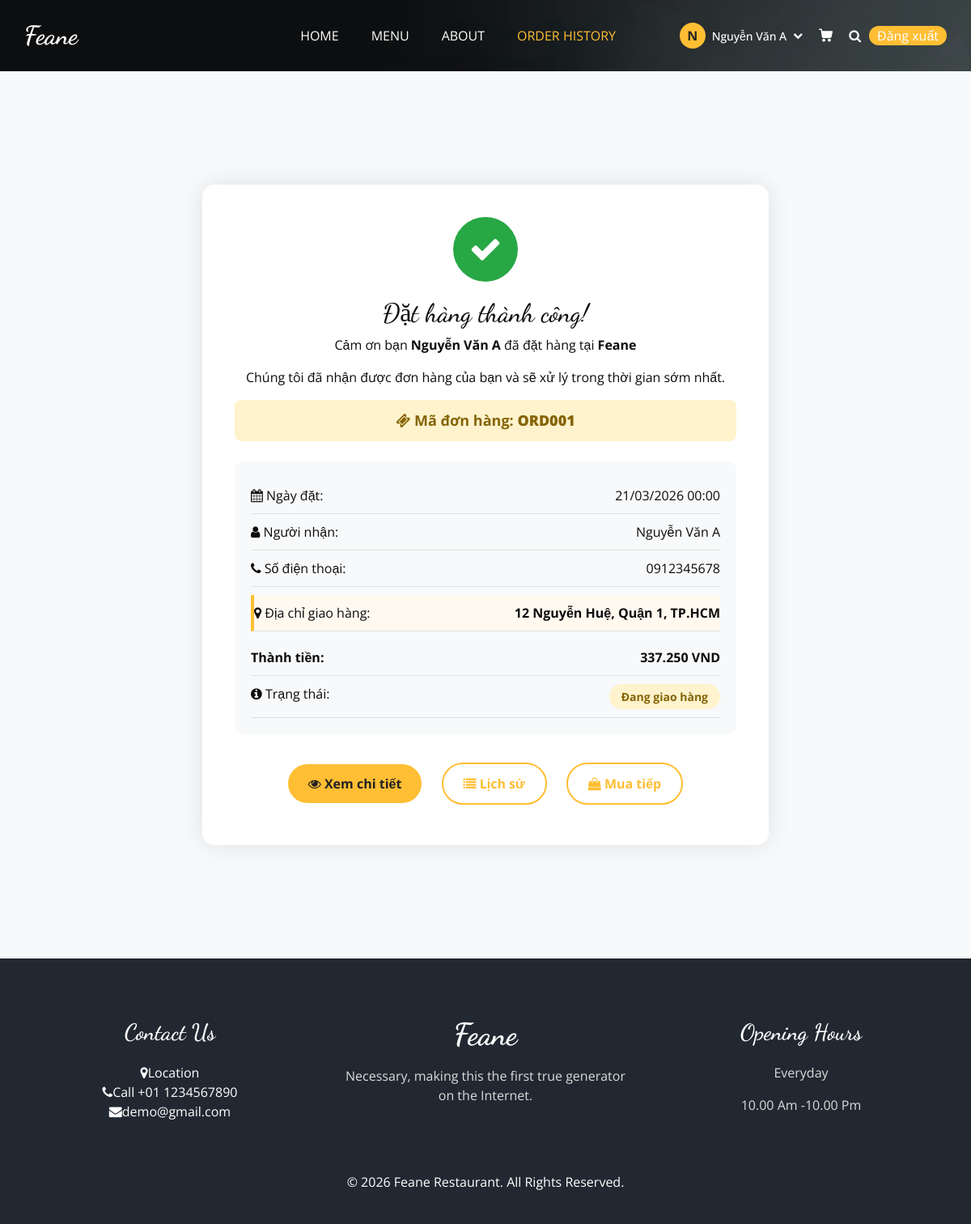
Page /order_success.php?code=ORD001 (signed in) on the committed database.
### tables this page shows
CREATE TABLE `users` (
  `id` int(11) NOT NULL,
  `full_name` varchar(100) NOT NULL,
  `username` varchar(50) NOT NULL,
  `email` varchar(100) NOT NULL,
  `phone` varchar(20) DEFAULT NULL,
  `password` varchar(255) NOT NULL,
  `address` varchar(255) DEFAULT NULL,
  `birthday` date DEFAULT NULL,
  `register_date` date NOT NULL,
  `role` enum('admin','user') DEFAULT 'user',
  `status` enum('active','locked','inactive') DEFAULT 'active',
  `notes` text DEFAULT NULL,
  `avatar` varchar(255) DEFAULT NULL,
  `last_login` datetime DEFAULT NULL,
  `created_at` timestamp NOT NULL DEFAULT current_timestamp(),
  `updated_at` timestamp NOT NULL DEFAULT current_timestamp() ON UPDATE current_timestamp()
);

CREATE TABLE `orders` (
  `id` int(11) NOT NULL,
  `order_code` varchar(20) NOT NULL,
  `user_id` int(11) DEFAULT NULL,
  `customer_name` varchar(100) NOT NULL,
  `customer_phone` varchar(20) DEFAULT NULL,
  `customer_email` varchar(100) DEFAULT NULL,
  `customer_address` varchar(255) DEFAULT NULL,
  `order_date` date NOT NULL,
  `total_amount` decimal(10,2) NOT NULL,
  `shipping_fee` decimal(10,2) DEFAULT 0.00,
  `discount` decimal(10,2) DEFAULT 0.00,
  `final_amount` decimal(10,2) NOT NULL,
  `status` enum('pending','confirmed','shipped','cancelled') DEFAULT 'pending',
  `payment_method` varchar(50) DEFAULT NULL,
  `notes` text DEFAULT NULL,
  `created_at` timestamp NOT NULL DEFAULT current_timestamp(),
  `updated_at` timestamp NOT NULL DEFAULT current_timestamp() ON UPDATE current_timestamp()
);

### order_success.php (the view, shortened to what this page needs)
<?php
require_once 'includes/db_connection.php';
$user_id = $_SESSION['user_id'];
$order_code = isset($_GET['code']) ? $_GET['code'] : null;
$order_info = null;
try {
    $stmt = $pdo->prepare("
        SELECT o.*,
               (SELECT COUNT(*) FROM order_details WHERE order_id = o.id) as item_count
        FROM orders o
        WHERE o.order_code = ? AND o.user_id = ?
    ");
    $stmt->execute([$order_code, $user_id]);
    $order_info = $stmt->fetch(PDO::FETCH_ASSOC);
} catch (PDOException $e) {
    header('Location: order_history.php');
    exit;
}
$user_info = null;
try {
    $stmt = $pdo->prepare("SELECT id, username, full_name, email FROM users WHERE id = ?");
    $stmt->execute([$user_id]);
    $user_info = $stmt->fetch(PDO::FETCH_ASSOC);
} catch (PDOException $e) {
}
function formatCurrency($amount) {
    return number_format($amount, 0, ',', '.') . ' VND';
}
function getStatusInfo($status) {
    $statuses = [
        'pending' => ['class' => 'processing', 'text' => 'Chờ xử lý'],
        'processing' => ['class' => 'processing', 'text' => 'Đang xử lý'],
        'shipped' => ['class' => 'processing', 'text' => 'Đang giao hàng'],
        'delivered' => ['class' => 'delivered', 'text' => 'Đã giao'],
        'cancelled' => ['class' => 'cancelled', 'text' => 'Đã hủy'],
        'new' => ['class' => 'processing', 'text' => 'Mới']
    ];
    return $statuses[$status] ?? ['class' => 'processing', 'text' => 'Chờ xử lý'];
}
?>
<!DOCTYPE html>
<html lang="vi">
<head>
    <link rel="stylesheet" type="text/css" href="css/bootstrap.css" />
    <link href="css/font-awesome.min.css" rel="stylesheet" />
    <link href="css/style.css" rel="stylesheet" />
    <link href="css/responsive.css" rel="stylesheet" />
</head>
<body class="sub_page">
<div class="hero_area">
    <div class="bg-box"><img src="images/hero-bg.jpg" alt=""></div>
    <header class="header_section">
        <div class="container">
            <nav class="navbar navbar-expand-lg custom_nav-container">
                <a class="navbar-brand" href="index.php"><span>Feane</span></a>
                <div class="collapse navbar-collapse" id="navbarSupportedContent">
                    <ul class="navbar-nav mx-auto">
                        <li class="nav-item"><a class="nav-link" href="index.php">HOME</a></li>
                        <li class="nav-item"><a class="nav-link" href="menu.php">MENU</a></li>
                        <li class="nav-item"><a class="nav-link" href="about.php">ABOUT</a></li>
                        <li class="nav-item active"><a class="nav-link" href="order_history.php">ORDER HISTORY</a></li>
                    </ul>
                    <div class="user_option">
                        <?php if (isset($_SESSION['user_id']) && $user_info): ?>
                            <div class="user-dropdown">
                                <button class="user-dropdown-btn" id="userDropdownBtn">
                                    <div class="user-icon"><?= strtoupper(substr($user_info['full_name'] ?? $user_info['username'], 0, 1)) ?></div>
                                    <span class="user-name"><?= htmlspecialchars($user_info['full_name'] ?: $user_info['username']) ?></span>
                                    <i class="fa fa-chevron-down" style="color: white; font-size: 12px;"></i>
                                </button>
                            </div>
                        <?php else: ?>
                            <a href="user/login.php" class="user_link"><i class="fa fa-user"></i></a>
                        <?php endif; ?>
                        <a class="cart_link" href="cart.php">
                        </a>
                        <a href="search.php" class="btn nav_search-btn"><i class="fa fa-search"></i></a>
                        <div class="order_online"><a href="user/logout.php" style="color: white;">Đăng xuất</a></div>
                    </div>
                </div>
            </nav>
        </div>
    </header>
</div>
<section class="food_section layout_padding">
    <div class="container">
        <div class="success-container">
            <div class="success-icon"><i class="fa fa-check"></i></div>
            <h2>Đặt hàng thành công!</h2>
            <p>Cảm ơn bạn <strong><?= htmlspecialchars($user_info['full_name'] ?: $user_info['username']) ?></strong> đã đặt hàng tại <strong>Feane</strong></p>
            <p>Chúng tôi đã nhận được đơn hàng của bạn và sẽ xử lý trong thời gian sớm nhất.</p>
            <div class="order-code"><i class="fa fa-ticket"></i> Mã đơn hàng: <strong><?= htmlspecialchars($order_info['order_code']) ?></strong></div>
            <div class="order-info-box">
                <div class="order-info-row"><span class="order-info-label"><i class="fa fa-calendar"></i> Ngày đặt:</span><span class="order-info-value"><?= date('d/m/Y H:i', strtotime($order_info['order_date'] ?? $order_info['created_at'])) ?></span></div>
                <div class="order-info-row"><span class="order-info-label"><i class="fa fa-user"></i> Người nhận:</span><span class="order-info-value"><?= htmlspecialchars($order_info['customer_name'] ?? $user_info['full_name']) ?></span></div>
                <div class="order-info-row"><span class="order-info-label"><i class="fa fa-phone"></i> Số điện thoại:</span><span class="order-info-value"><?= htmlspecialchars($order_info['customer_phone'] ?? '') ?></span></div>
                <div class="order-info-row address-highlight" style="display: flex; flex-wrap: nowrap;">
                    <span class="order-info-label" style="min-width: 130px; white-space: nowrap;">
                        <i class="fa fa-map-marker"></i> Địa chỉ giao hàng:
                    </span>
                    <span class="order-info-value">
                        <strong><?= htmlspecialchars($order_info['customer_address'] ?? '') ?></strong>
                    </span>
                </div>
                <div class="order-info-row"><span class="order-info-label"><strong>Thành tiền:</strong></span><span class="order-info-value"><strong><?= formatCurrency($order_info['final_amount'] ?? ($order_info['total_amount'] + ($order_info['shipping_fee'] ?? 0))) ?></strong></span></div>
                <div class="order-info-row"><span class="order-info-label"><i class="fa fa-info-circle"></i> Trạng thái:</span><span class="order-info-value"><span class="status <?= getStatusInfo($order_info['status'])['class'] ?>"><?= getStatusInfo($order_info['status'])['text'] ?></span></span></div>
            </div>
            <div>
                <a href="order_detail.php?id=<?= $order_info['id'] ?>" class="btn-custom"><i class="fa fa-eye"></i> Xem chi tiết</a>
                <a href="order_history.php" class="btn-custom btn-outline"><i class="fa fa-list"></i> Lịch sử</a>
                <a href="menu.php" class="btn-custom btn-outline"><i class="fa fa-shopping-bag"></i> Mua tiếp</a>
            </div>
        </div>
    </div>
</section>
<footer class="footer_section">
    <div class="container">
        <div class="row">
            <div class="col-md-4 footer-col"><div class="footer_contact"><h4>Contact Us</h4><div class="contact_link_box"><div><i class="fa fa-map-marker"></i><span>Location</span></div><div><i class="fa fa-phone"></i><span>Call +01 1234567890</span></div><div><i class="fa fa-envelope"></i><span>demo@gmail.com</span></div></div></div></div>
            <div class="col-md-4 footer-col"><div class="footer_detail"><a href="" class="footer-logo">Feane</a><p>Necessary, making this the first true generator on the Internet.</p></div></div>
            <div class="col-md-4 footer-col"><h4>Opening Hours</h4><p>Everyday</p><p>10.00 Am -10.00 Pm</p></div>
        </div>
        <div class="footer-info"><p>&copy; <span id="displayYear"></span> Feane Restaurant. All Rights Reserved.</p></div>
    </div>
</footer>
</body>
</html>

### css/style.css (style rules this page uses)
body { font-family: "Open Sans", sans-serif; color: #0c0c0c; background-color: #ffffff; overflow-x: hidden; }
.layout_padding { padding: 90px 0; }
h1, h2 { font-family: 'Dancing Script', cursive; }
a, a:hover, a:focus { text-decoration: none; }
.btn, .btn:focus { outline: none !important; -webkit-box-shadow: none; box-shadow: none; }
.hero_area { position: relative; min-height: 100vh; display: -webkit-box; display: -ms-flexbox; display: flex; -webkit-box-orient: vertical; -webkit-box-direction: normal; -ms-flex-direction: column; flex-direction: column; }
.bg-box { position: absolute; top: 0; left: 0; width: 100%; height: 100%; }
.bg-box img { width: 100%; height: 100%; -o-object-fit: cover; object-fit: cover; }
.sub_page .hero_area { min-height: auto; }
.sub_page .hero_area .bg-box { position: absolute; top: 0; left: 0; width: 100%; height: 100%; }
.sub_page .hero_area .bg-box img { width: 100%; height: 100%; -o-object-fit: cover; object-fit: cover; -o-object-position: right top; object-position: right top; }
.header_section { padding: 15px 0; }
.navbar-brand { font-family: 'Dancing Script', cursive; }
.navbar-brand span { font-weight: bold; font-size: 32px; color: #ffffff; }
.custom_nav-container { padding: 0; }
.custom_nav-container .navbar-nav { padding-left: 18%; }
.custom_nav-container .navbar-nav .nav-item .nav-link { padding: 5px 20px; color: #ffffff; text-align: center; text-transform: uppercase; border-radius: 5px; -webkit-transition: all 0.3s; transition: all 0.3s; }
.custom_nav-container .navbar-nav .nav-item:hover .nav-link, .custom_nav-container .navbar-nav .nav-item.active .nav-link { color: #ffbe33; }
.custom_nav-container .nav_search-btn { width: auto; height: auto; padding: 0; border: none; color: #ffffff; margin: 0 10px; }
.user_option { display: -webkit-box; display: -ms-flexbox; display: flex; -webkit-box-align: center; -ms-flex-align: center; align-items: center; }
.user_option a { margin: 0 10px; }
.user_option .cart_link { display: -webkit-box; display: -ms-flexbox; display: flex; -webkit-box-pack: center; -ms-flex-pack: center; justify-content: center; -webkit-box-align: center; -ms-flex-align: center; align-items: center; }
.user_option .cart_link svg { width: 17px; height: auto; fill: #ffffff; margin-bottom: 2px; }
.user_option .order_online { display: inline-block; padding: -1px 30px; background-color: #ffbe33; color: #ffffff; border-radius: 45px; -webkit-transition: all 0.3s; transition: all 0.3s; border: none; }
.footer_section { background-color: #222831; color: #ffffff; padding: 75px 0 40px 0; text-align: center; }
.footer_section h4 { font-size: 28px; }
.footer_section h4, .footer_section .footer-logo { font-weight: 600; margin-bottom: 20px; font-family: 'Dancing Script', cursive; }
.footer_section p { color: #dbdbdb; }
.footer_section .footer-col { margin-bottom: 30px; }
.footer_section .footer_contact .contact_link_box { display: -webkit-box; display: -ms-flexbox; display: flex; -webkit-box-orient: vertical; -webkit-box-direction: normal; -ms-flex-direction: column; flex-direction: column; }
.footer_section .footer-logo { display: block; font-weight: bold; font-size: 38px; line-height: 1; color: #ffffff; }
.footer_section .footer-info { text-align: center; margin-top: 25px; }
.footer_section .footer-info p { color: #ffffff; margin: 0; }

### css/responsive.css (style rules this page uses)
@media (min-width: 1200px) { .container { max-width: 1170px; } }

### rows in the picture
users: full_name "N", full_name "Nguyễn Văn A"
orders: order_code "ORD001", order_date "21/03/2026 00:00", customer_name "Nguyễn Văn A", customer_phone "0912345678", customer_address "12 Nguyễn Huệ, Quận 1, TP.HCM", final_amount "337.250 VND", status "Đang giao hàng"
